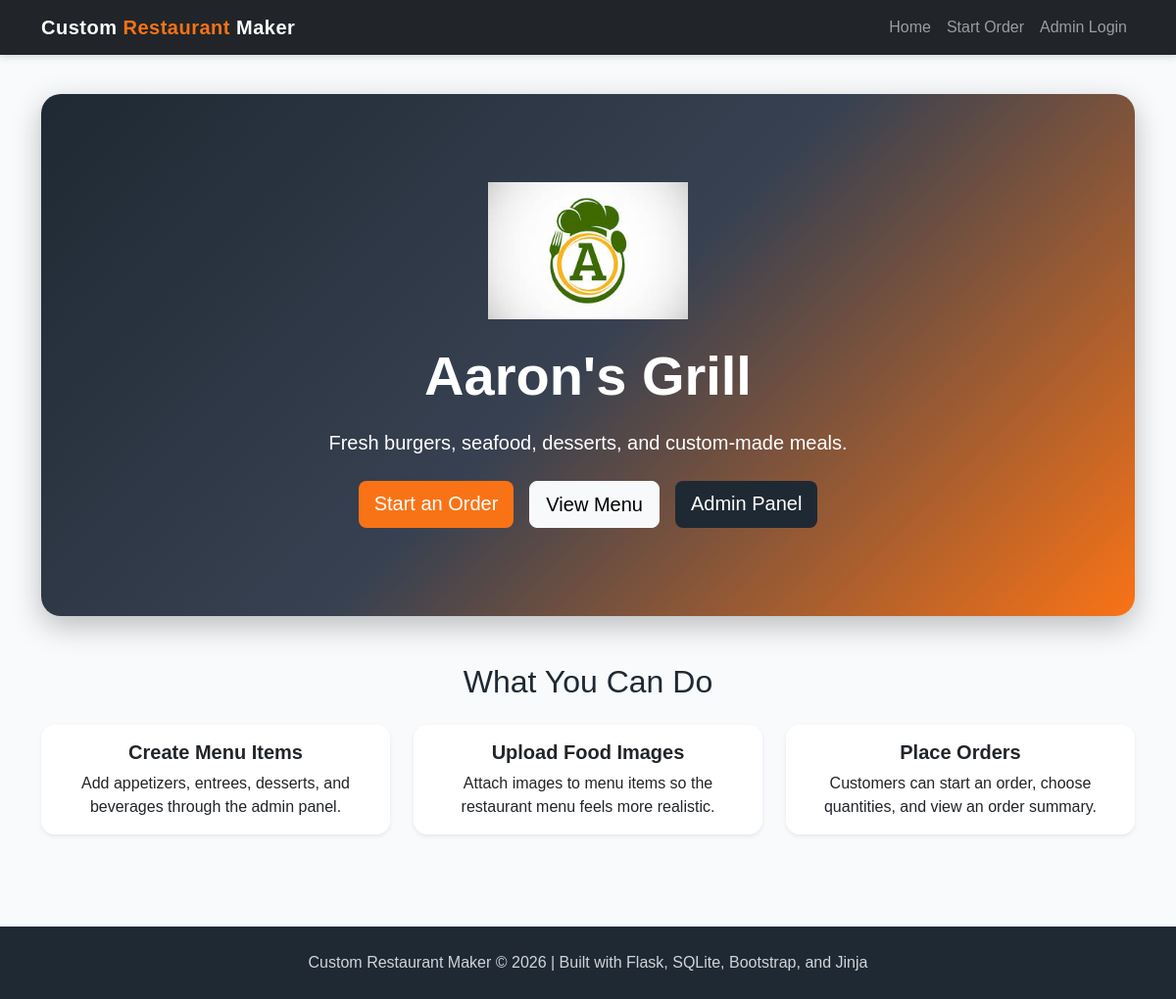
Before: / with the older database file.
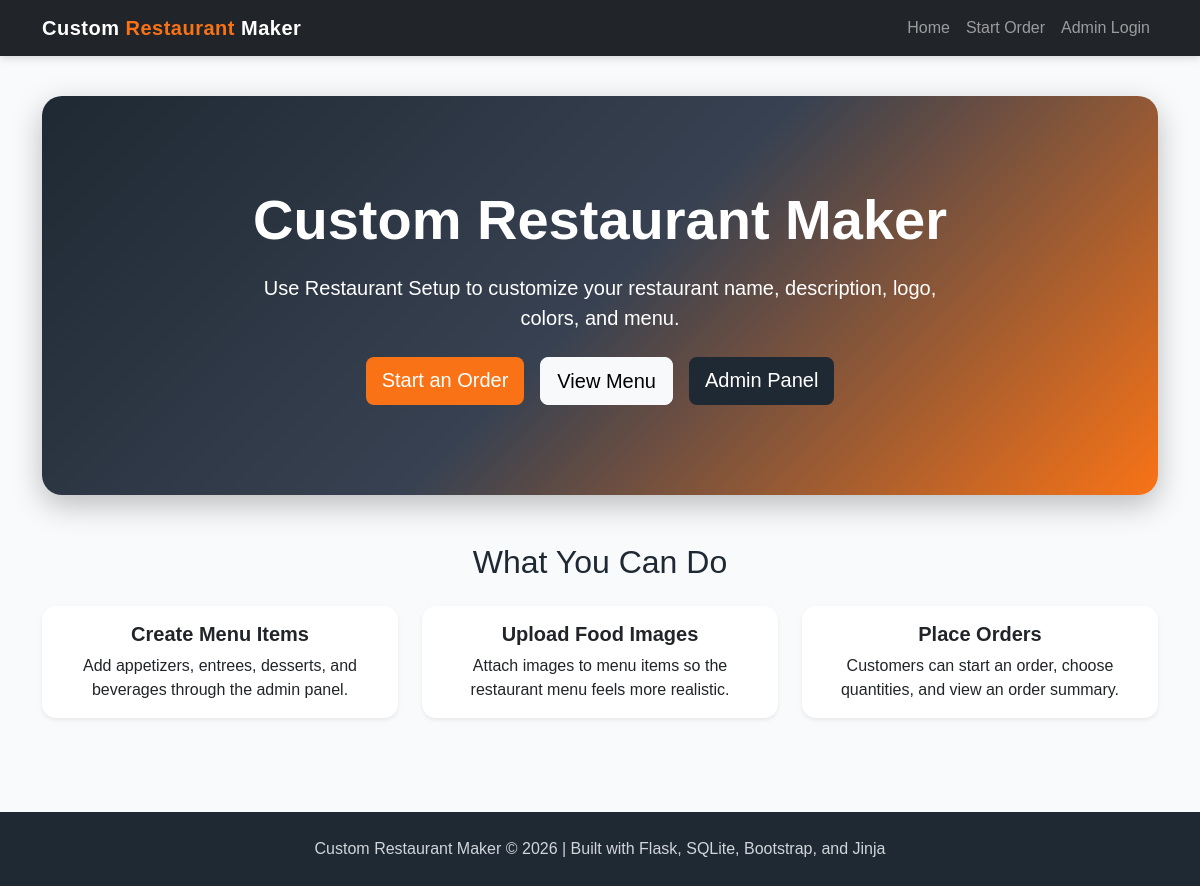
After: the same page with the newer database file.
### tables this page shows
CREATE TABLE restaurants (
    restaurant_id INTEGER PRIMARY KEY AUTOINCREMENT,
    name TEXT NOT NULL,
    description TEXT,
    logo_filename TEXT,
    theme_color TEXT,
    created_at TEXT
);

### app.py (the view)
@app.route("/")
def index():
    restaurant = get_restaurant()
    return render_template("index.html", restaurant=restaurant)

### app.py (called while the page is built)
def get_db():
    conn = sqlite3.connect("project4.db")
    conn.row_factory = sqlite3.Row
    return conn

def get_restaurant():
    conn = get_db()
    cur = conn.cursor()
    cur.execute("SELECT * FROM restaurants LIMIT 1")
    restaurant = cur.fetchone()
    conn.close()
    return restaurant

### templates/index.html (shortened to what this page needs)
{% extends "base.html" %}
{% block content %}
<section class="hero-section text-center">
  {% if restaurant and restaurant['logo_filename'] %}
      <img src="{{ url_for('static', filename='uploads/' + restaurant['logo_filename']) }}"
           class="img-fluid mb-4"
           style="max-height: 140px;">
  {% endif %}
  <h1>
      {% if restaurant %}
          {{ restaurant['name'] }}
      {% else %}
          Custom Restaurant Maker
      {% endif %}
  </h1>
  <p>
      {% if restaurant %}
          {{ restaurant['description'] }}
      {% else %}
          Build a restaurant menu, upload food images, organize categories, and let customers place orders through a clean web interface.
      {% endif %}
  </p>
  <div class="mt-4 d-flex justify-content-center gap-3 flex-wrap">
      <a href="/start_order" class="btn btn-custom-orange btn-lg">
          Start an Order
      </a>
      <a href="/order" class="btn btn-light btn-lg">
          View Menu
      </a>
      <a href="/admin" class="btn btn-custom-dark btn-lg">
          Admin Panel
      </a>
  </div>
</section>
<section class="mt-5">
    <h2 class="text-center mb-4">
        What You Can Do
    </h2>
    <div class="row">
        <div class="col-md-4 mb-4">
            <div class="card h-100 shadow-sm">
                <div class="card-body text-center">
                    <h5 class="card-title">Create Menu Items</h5>
                    <p class="card-text">
                        Add appetizers, entrees, desserts, and beverages through the admin panel.
                    </p>
                </div>
            </div>
        </div>
        <div class="col-md-4 mb-4">
            <div class="card h-100 shadow-sm">
                <div class="card-body text-center">
                    <h5 class="card-title">Upload Food Images</h5>
                    <p class="card-text">
                        Attach images to menu items so the restaurant menu feels more realistic.
                    </p>
                </div>
            </div>
        </div>
        <div class="col-md-4 mb-4">
            <div class="card h-100 shadow-sm">
                <div class="card-body text-center">
                    <h5 class="card-title">Place Orders</h5>
                    <p class="card-text">
                        Customers can start an order, choose quantities, and view an order summary.
                    </p>
                </div>
            </div>
        </div>
    </div>
</section>
{% endblock %}

Changed rows visible on the page:
changed restaurants: name "Aaron's Grill" → "Custom Restaurant Maker"; description "Fresh burgers, seafood, desserts, and custom-made meals." → "Use Restaurant Setup to customize your restaurant name, description, logo, colors, and menu."; logo_filename: picture removed
